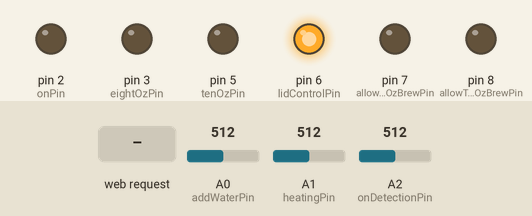
Simulated run of this sketch. Board: Arduino Uno, built for the host (arithmetic inside an expression is 32-bit, double 64-bit). On the bench: output pins drawn as LEDs (lit = HIGH). The inputs (shaded band) are chosen by the test bench; at power-on: A0 (addWaterPin) = 512, A1 (heatingPin) = 512, A2 (onDetectionPin) = 512. WiFi joins after 1.5 s; servers stay silent unless stated; what the sketch prints to the serial monitor is not drawn.

Above: at 1.2 s.
1.3 s: HTTP request GET /?Power=2 received
2.9 s: HTTP request GET /?Brew=3 received
Timing chart, 0 to 5.9 s (numbered marks = the images above; inputs shaded):
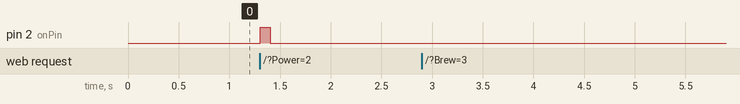

Measured:
- after the input at 1.3 s, pin 2 (onPin): LOW → HIGH at once, → LOW 0.10 s later
- after the input at 2.9 s, every drawn part: stays the same

The sketch:

latteduinoControl.ino
```cpp
#include <SPI.h>
#include <Ethernet.h>

// MAC address from Ethernet shield sticker under board
byte mac[] = { 0xDE, 0xAD, 0xBE, 0xEF, 0xFE, 0xED };
IPAddress ip(141, 212, 11, 150); // IP address, may need to change depending on network
EthernetServer server(80);  // create a server at port 80

String HTTP_req;          // stores the HTTP request
boolean onStatus = 0;   // state of Machine, off by default

const int onPin = 2; //Output, Digital
const int eightOzPin = 3; //Output
const int tenOzPin = 5; //Output, Digital, Skipped Pin 4 due to SD Card Occupation
const int lidControlPin = 6; //Output, Digital
const int allowEightOzBrewPin = 7; //Output, Digital
const int allowTenOzBrewPin = 8; //Output, Digital
const int addWaterPin = A0; //Input, Analog
const int heatingPin = A1; //Input, Analog
const int onDetectionPin = A2; //Input, Analog
const int brewReadyPin = A3; //Input, Analog

boolean isOn = false;
boolean eightOzAllowed = false;
boolean tenOzAllowed = false;
boolean enoughWater = false;
boolean isHeating = false;

void setup()
{
  Ethernet.begin(mac, ip); // initialize Ethernet device
  server.begin(); // start to listen for clients
  Serial.begin(9600); // for diagnostics
  pinMode(onPin, OUTPUT); // On button on pin 2
  pinMode(eightOzPin, OUTPUT); //Brews 8 Oz Cup on pin 3
  pinMode(tenOzPin, OUTPUT); //Brews 10 Oz Cup on pin 5
  pinMode(lidControlPin, OUTPUT); //Simulates opening and closing of lid on pin 6
  pinMode(allowEightOzBrewPin, OUTPUT); //Allows a physical user of the machine to brew an 8 Oz Cup on pin 7
  pinMode(allowTenOzBrewPin, OUTPUT); //Allows a physical user of the machine to brew a 10 Oz Cup on pin 8
  pinMode(addWaterPin, INPUT); //Tells Arduino if the machine requires water to be added on pin A1
  pinMode(heatingPin, INPUT); //Tells Arduino if the machine is currently heating water on pin A2
  pinMode(brewReadyPin, INPUT); //Tells Arduino if the machine is ready to brew a cup of coffee
  digitalWrite(lidControlPin, HIGH); //Allow arduino to know that the switch is closed on the lid
}

void loop()
{
  IsOn();

  EthernetClient client = server.available();  // try to get client

  if (client) {  // got client?
    boolean currentLineIsBlank = true;
    while (client.connected()) {
      if (client.available()) {   // client data available to read
        char c = client.read(); // read 1 byte (character) from client
        HTTP_req += c;  // save the HTTP request 1 char at a time
        // last line of client request is blank and ends with \n
        // respond to client only after last line received
        if (c == '\n' && currentLineIsBlank) {

          IsOn();

          // send a standard http response header
          client.println("HTTP/1.1 200 OK");
          client.println("Content-Type: text/html");
          client.println("Connection: close");
          client.println();
          // send web page
          client.println("<!DOCTYPE html>");
          client.println("<html>");
          client.println("<head>");
          client.println("<title>Arduino Coffee Machine Control</title>");
          client.println("</head>");
          client.println("<body>");

          client.println("<h1>latteduino</h1>");

          client.println("<p>Click to switch the machine on and off.</p>");
          client.println("<form method=\"get\">");
          ProcessPowerCheckbox(client);
          client.println("</form>");

          if(analogRead(heatingPin) < 200)
          {
          client.print("<p style = color:red>");
          client.print("The Machine is heating up.");
          client.println("</p>");
          }

          IsOn();

          delay(200);

          if(isOn && (analogRead(heatingPin) > 200))
          {
            client.println("<p>Ready to Brew.</p>");
          }

          client.println("<p>Click to brew an 8 Oz cup of joe.</p>");
          client.println("<form method=\"get\">");
          Process8OzBrewCheckbox(client);
          client.println("</form>");

          client.println("</body>");
          client.println("</html>");
          Serial.print(HTTP_req);
          HTTP_req = "";    // finished with request, empty string
          break;
        }
        // every line of text received from the client ends with \r\n
        if (c == '\n') {
          // last character on line of received text
          // starting new line with next character read
          currentLineIsBlank = true;
        }
        else if (c != '\r') {
          // a text character was received from client
          currentLineIsBlank = false;
        }
      } // end if (client.available())
    } // end while (client.connected())
    delay(1);      // give the web browser time to receive the data
    client.stop(); // close the connection
  } // end if (client)
}

// switch LED and send back HTML for LED checkbox
void ProcessPowerCheckbox(EthernetClient cl)
{
  int changed = 0;
  if (HTTP_req.indexOf("Power=2") > -1) {  // see if checkbox was clicked
    changed = 1;
  }

  IsOn();

  if (isOn && !changed)
  {
    cl.println("<input type=\"checkbox\" name=\"Power\" value=\"2\" \
        onclick=\"submit();\" >Power");
    IsOn();
  }
  else if(isOn && changed)
  {
    digitalWrite(onPin, HIGH);
    delay(100);
    digitalWrite(onPin, LOW);
    cl.println("<input type=\"checkbox\" name=\"Power\" value=\"2\" \
        onclick=\"submit();\" >Power");
    IsOn();
  }
  else if (!isOn && changed)
  {
    digitalWrite(onPin, HIGH);
    delay(100);
    digitalWrite(onPin, LOW);
    cl.println("<input type=\"checkbox\" name=\"Power\" value=\"2\" \
        onclick=\"submit();\" >Power");
    IsOn();
  }
  else if(!isOn && !changed)
  {
    cl.println("<input type=\"checkbox\" name=\"Power\" value=\"2\" \
        onclick=\"submit();\" >Power");
    IsOn();
  }

if (isOn)
{
  cl.println("<p style = color:green>");
  cl.println("Machine is On");
  cl.println("</P>");
}
else
{
  cl.println("<p style = color:red>");
  cl.println("Machine is Off");
  cl.println("</P>");
}

if(analogRead(addWaterPin) < 300)
          {
          cl.print("<p style = color:blue>");
          cl.print("Add Water, or literally nothing will work.");
          cl.println("</p>");
          }

changed = 0;
delay(100);
}

void Process8OzBrewCheckbox(EthernetClient cl)
{
  int changed = 0;
  if (HTTP_req.indexOf("Brew=3") > -1) {  // see if checkbox was clicked
    changed = 1;
  }

  if (changed && isOn)
  {
    cl.println("<input type=\"checkbox\" name=\"Brew\" value=\"3\" \
        onclick=\"submit();\" checked>Brew");

    digitalWrite(lidControlPin, LOW);
    delay(200);
    digitalWrite(lidControlPin, HIGH);

    delay(100);

    digitalWrite(3, HIGH);
    delay(100);
    digitalWrite(3, LOW);
  }
  else if (!changed && isOn)
  {
    cl.println("<input type=\"checkbox\" name=\"Brew\" value=\"3\" \
        onclick=\"submit();\">Brew");
  }

  changed = 0;
  delay(100);
}

void IsOn()
{
  if (analogRead(addWaterPin) < 300)
  {
    isOn = true;
  }
  else if (analogRead(onDetectionPin) < 300) {
    isOn = true;
  }
  else if(analogRead(heatingPin) < 200)
  {
    isOn = true;
  }
  else {
    isOn = false;
  }
}

void WaterCheck()
{
  if (analogRead(addWaterPin) < 300)
  {
    enoughWater = false;
  }
  else
  {
    enoughWater = true;
  }
}
```
